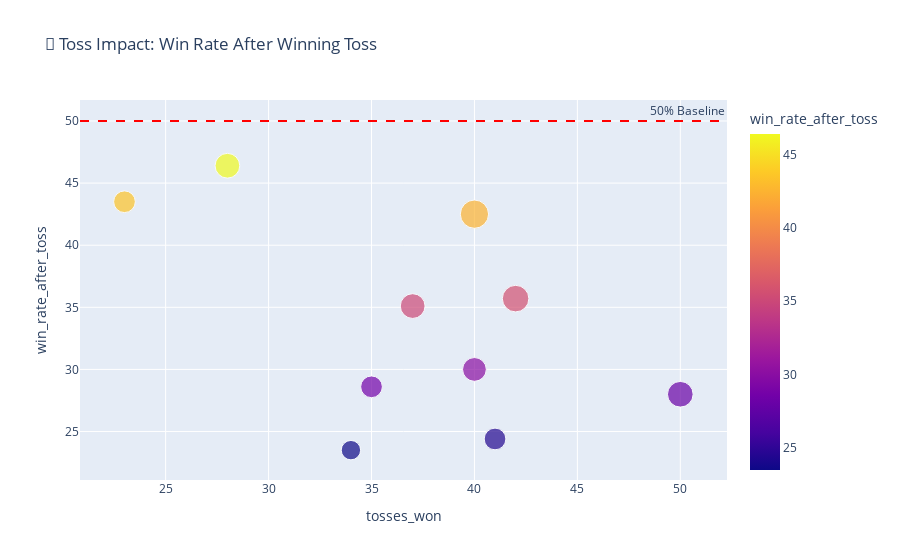

This figure's notebook cell:
### Markdown cell above
## 📈 Toss Impact Analysis

**Business Question**: Does winning the toss provide a significant advantage in IPL matches?

### Code cell
# Toss impact analysis
toss_impact = matches.groupby(['toss_winner', 'winner']).size().reset_index(name='count')
toss_wins = toss_impact[toss_impact['toss_winner'] == toss_impact['winner']]
toss_total = matches[['toss_winner']].value_counts()

# Calculate win rate after winning toss
toss_analysis = []
for team in toss_total.index:
    wins_after_toss = toss_wins[toss_wins['toss_winner'] == team[0]]['count'].sum()
    total_tosses = toss_total[team]
    win_rate = (wins_after_toss / total_tosses * 100) if total_tosses > 0 else 0
    toss_analysis.append({
        'team': team[0],
        'tosses_won': total_tosses,
        'matches_won_after_toss': wins_after_toss,
        'win_rate_after_toss': round(win_rate, 1)
    })

toss_df = pd.DataFrame(toss_analysis)

# Visualization
fig = px.scatter(
    toss_df,
    x='tosses_won',
    y='win_rate_after_toss',
    size='matches_won_after_toss',
    color='win_rate_after_toss',
    title="🎯 Toss Impact: Win Rate After Winning Toss",
    hover_name='team',
    color_continuous_scale='plasma'
)
fig.add_hline(y=50, line_dash="dash", line_color="red", 
              annotation_text="50% Baseline")
fig.show()

print("🎯 Toss Impact Analysis:")
toss_df.sort_values('win_rate_after_toss', ascending=False)

### Figure 1 — Plotly figure (JSON) as saved in the notebook; plotly's stock layout.template omitted (floating-point values rounded to 4 significant figures)
{"data": [{"hovertemplate": "<b>%{hovertext}</b><br><br>tosses_won=%{x}<br>win_rate_after_toss=%{marker.color}<br>matches_won_after_toss=%{marker.size}<extra></extra>", "hovertext": ["Delhi Capitals", "Chennai Super Kings", "Gujarat Titans", "Kolkata Knight Riders", "Sunrisers Hyderabad", "Punjab Kings", "Royal Challengers Bangalore", "Mumbai Indians", "Rajasthan Royals", "Lucknow Super Giants"], "legendgroup": "", "marker": {"color": [28, 35.7, 24.4, 42.5, 30, 35.1, 28.6, 23.5, 46.4, 43.5], "coloraxis": "coloraxis", "size": [14, 15, 10, 17, 12, 13, 10, 8, 13, 10], "sizemode": "area", "sizeref": 0.0425, "symbol": "circle"}, "mode": "markers", "name": "", "orientation": "v", "showlegend": false, "type": "scatter", "x": [50, 42, 41, 40, 40, 37, 35, 34, 28, 23], "xaxis": "x", "y": [28, 35.7, 24.4, 42.5, 30, 35.1, 28.6, 23.5, 46.4, 43.5], "yaxis": "y"}], "layout": {"annotations": [{"showarrow": false, "text": "50% Baseline", "x": 1, "xanchor": "right", "xref": "x domain", "y": 50, "yanchor": "bottom", "yref": "y"}], "coloraxis": {"colorbar": {"title": {"text": "win_rate_after_toss"}}, "colorscale": [[0, "#0d0887"], [0.1111, "#46039f"], [0.2222, "#7201a8"], [0.3333, "#9c179e"], [0.4444, "#bd3786"], [0.5556, "#d8576b"], [0.6667, "#ed7953"], [0.7778, "#fb9f3a"], [0.8889, "#fdca26"], [1, "#f0f921"]]}, "legend": {"itemsizing": "constant", "tracegroupgap": 0}, "shapes": [{"line": {"color": "red", "dash": "dash"}, "type": "line", "x0": 0, "x1": 1, "xref": "x domain", "y0": 50, "y1": 50, "yref": "y"}], "title": {"text": "🎯 Toss Impact: Win Rate After Winning Toss"}, "xaxis": {"anchor": "y", "domain": [0, 1], "title": {"text": "tosses_won"}}, "yaxis": {"anchor": "x", "domain": [0, 1], "title": {"text": "win_rate_after_toss"}}}}
